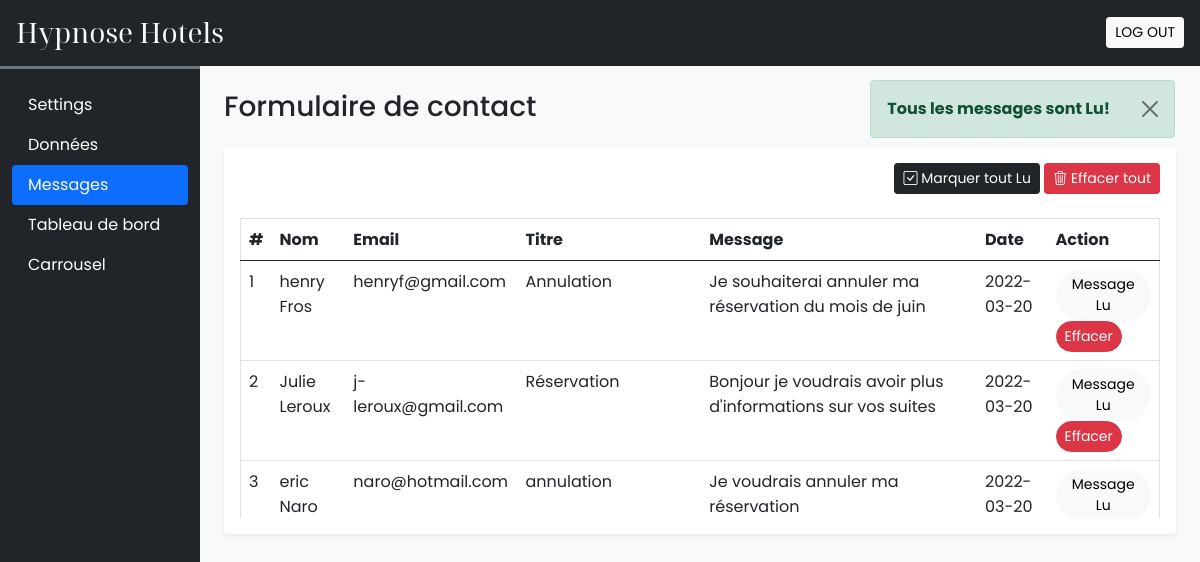
/admin/user_queries.php?seen=all (signed in), run on the app's committed database.
### tables this page shows
CREATE TABLE `user_queries` (
  `id` int(11) NOT NULL,
  `name` varchar(50) NOT NULL,
  `email` varchar(150) NOT NULL,
  `subject` varchar(200) NOT NULL,
  `message` varchar(500) NOT NULL,
  `date` date NOT NULL DEFAULT current_timestamp(),
  `seen` tinyint(4) NOT NULL DEFAULT 0
);

### admin/includes/db_config.php (called while the page is built, shortened)
<?php
function filteration($data)
{
    foreach($data as $key => $value){
      $value = trim($value);
      $value = stripcslashes($value);
      $value = strip_tags($value);
      $value = htmlspecialchars($value);
      $data[$key] = $value;
    }
    return $data;
}
function update($sql, $values, $datatypes)
{
    $con = $GLOBALS['con'];
    if ($stmt = mysqli_prepare($con, $sql)) {
        mysqli_stmt_bind_param($stmt, $datatypes, ...$values);
        if (mysqli_stmt_execute($stmt)) {
            $res = mysqli_stmt_affected_rows($stmt);
            return $res;
        } else {
            mysqli_stmt_close($stmt);
            die("Erreur Query non exécuté - Update");
        }
    } else {
        die("Erreur Query - Update");
    }
}
?>

### admin/user_queries.php (the view, shortened to what this page needs)
<?php
require('includes/essentials.php');
require('includes/db_config.php');
if (isset($_GET['seen'])) {
    $frm_data = filteration($_GET);
    if ($frm_data['seen'] == 'all') {
        $q = "UPDATE `user_queries` SET `seen`=?";
        $values = [1];
        if (update($q,$values,'i')) {
            alert('success', 'Tous les messages sont Lu!');
        } else {
            alert('error', 'Erreur Chargement!');
        }
    }
}
?>
<!DOCTYPE html>
<html lang="fr">
<head>
    <?php require('includes/links.php'); ?>
</head>
<body class="bg-light">
    <?php require('includes/header.php'); ?>
    <div class="container-fluid" id="main-content">
        <div class="row">
            <div class="col-lg-10 ms-auto p-4 overflow-hidden">
                <h3 class="mb-4">Formulaire de contact</h3>
                <div class="card border-0 shadow-sm mb-4">
                    <div class="card-body">
                        <div class="text-end mb-4">
                            <a href="?seen=all" class="btn btn-dark  shadow-none btn-sm"><i class="bi bi-check-square"></i> Marquer tout Lu</a>
                            <a href="?del=all" class="btn btn-danger shadow-none btn-sm"><i class="bi bi-trash3"></i> Effacer tout</a>
                        </div>
                        <div class="table-responsive-md" style="height: 300px; overflow-y: scroll;">
                            <table class="table table-hover border">
                                <thead class="sticky-top">
                                    <tr class="bg-white text-dark">
                                        <th scope="col">#</th>
                                        <th scope="col">Nom</th>
                                        <th scope="col">Email</th>
                                        <th scope="col" width="20%">Titre</th>
                                        <th scope="col" width="30%">Message</th>
                                        <th scope="col">Date</th>
                                        <th scope="col">Action</th>
                                    </tr>
                                </thead>
                                <tbody>
                                    <?php
                                    $q = "SELECT * FROM `user_queries` ORDER BY `id` DESC";
                                    $data = mysqli_query($con, $q);
                                    $i = 1;
                                    while ($row = mysqli_fetch_assoc($data)) {
                                        $seen = '';
                                        if ($row['seen'] != 1) {
                                            $seen = "<a href='?seen=$row[id]' class='btn btn-sm rounded-pill btn-light'>Message Lu</a>";
                                        }
                                        $seen .= "<a href='?del=$row[id]' class='btn btn-sm rounded-pill btn-danger text-white'>Effacer</a>";
                                        echo <<<query
                                        <tr>
                                            <td>$i</td>
                                            <td>$row[name]</td>
                                            <td>$row[email]</td>
                                            <td>$row[subject]</td>
                                            <td>$row[message]</td>
                                            <td>$row[date]</td>
                                            <td>$seen</td>
                                        </tr>
                                      query;
                                        $i++;
                                    }
                                    ?>
                                </tbody>
                            </table>
                        </div>
                    </div>
                </div>
            </div>
        </div>
    </div>
</body>
</html>

### admin/css/globals.css (style rules this page uses)
:root { --teal: #2ec1ac; --teal_hover: #279e8C; }
* { font-family: 'Poppins', sans-serif; }

### data on the page
user_queries: name "henry Fros", email "henryf@gmail.com", subject "Annulation", message "Je souhaiterai annuler ma réservation du mois de juin", date "2022-03-20"
user_queries: name "Julie Leroux", email "j-leroux@gmail.com", subject "Réservation", message "Bonjour je voudrais avoir plus d'informations sur vos suites", date "2022-03-20"
user_queries: name "eric Naro", email "naro@hotmail.com", subject "annulation", message "Je voudrais annuler ma réservation", date "2022-03-20"

### other printed values
$msg "Tous les messages sont Lu!"
